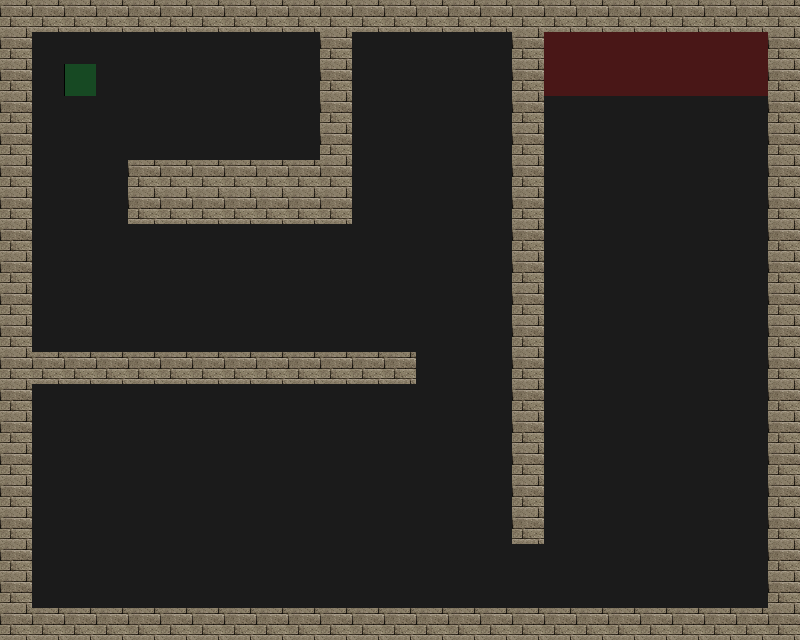

Below is a game level as drawn by its tile map, then a one-line description and the .tmx file that defines it, in full:
An orthogonal 25x20 tile map with 32x32 px tiles, 4 tile layers (Road, Trap, Wall, Utility), 4 tilesets.

<map version="2017.05.16" orientation="orthogonal" renderorder="right-down" width="25" height="20" tilewidth="32" tileheight="32" nextobjectid="1">
 <tileset firstgid="1" source="tilesets/meta.tsx" />
 <tileset firstgid="3" source="tilesets/road.tsx" />
 <tileset firstgid="4" source="tilesets/traps.tsx" />
 <tileset firstgid="196" source="tilesets/wallsandroofs.tsx" />
 <layer name="Road" width="25" height="20">
  <data encoding="csv">
3,3,3,3,3,3,3,3,3,3,3,3,3,3,3,3,3,3,3,3,3,3,3,3,3,
3,3,3,3,3,3,3,3,3,3,3,3,3,3,3,3,3,3,3,3,3,3,3,3,3,
3,3,3,3,3,3,3,3,3,3,3,3,3,3,3,3,3,3,3,3,3,3,3,3,3,
3,3,3,3,3,3,3,3,3,3,3,3,3,3,3,3,3,3,3,3,3,3,3,3,3,
3,3,3,3,3,3,3,3,3,3,3,3,3,3,3,3,3,3,3,3,3,3,3,3,3,
3,3,3,3,3,3,3,3,3,3,3,3,3,3,3,3,3,3,3,3,3,3,3,3,3,
3,3,3,3,3,3,3,3,3,3,3,3,3,3,3,3,3,3,3,3,3,3,3,3,3,
3,3,3,3,3,3,3,3,3,3,3,3,3,3,3,3,3,3,3,3,3,3,3,3,3,
3,3,3,3,3,3,3,3,3,3,3,3,3,3,3,3,3,3,3,3,3,3,3,3,3,
3,3,3,3,3,3,3,3,3,3,3,3,3,3,3,3,3,3,3,3,3,3,3,3,3,
3,3,3,3,3,3,3,3,3,3,3,3,3,3,3,3,3,3,3,3,3,3,3,3,3,
3,3,3,3,3,3,3,3,3,3,3,3,3,3,3,3,3,3,3,3,3,3,3,3,3,
3,3,3,3,3,3,3,3,3,3,3,3,3,3,3,3,3,3,3,3,3,3,3,3,3,
3,3,3,3,3,3,3,3,3,3,3,3,3,3,3,3,3,3,3,3,3,3,3,3,3,
3,3,3,3,3,3,3,3,3,3,3,3,3,3,3,3,3,3,3,3,3,3,3,3,3,
3,3,3,3,3,3,3,3,3,3,3,3,3,3,3,3,3,3,3,3,3,3,3,3,3,
3,3,3,3,3,3,3,3,3,3,3,3,3,3,3,3,3,3,3,3,3,3,3,3,3,
3,3,3,3,3,3,3,3,3,3,3,3,3,3,3,3,3,3,3,3,3,3,3,3,3,
3,3,3,3,3,3,3,3,3,3,3,3,3,3,3,3,3,3,3,3,3,3,3,3,3,
3,3,3,3,3,3,3,3,3,3,3,3,3,3,3,3,3,3,3,3,3,3,3,3,3
</data>
 </layer>
 <layer name="Trap" width="25" height="20">
  <data encoding="csv">
0,0,0,0,0,0,0,0,0,0,0,0,0,0,0,0,0,0,0,0,0,0,0,0,0,
0,0,0,0,0,0,0,0,0,0,0,0,0,0,0,0,0,0,0,0,0,0,0,0,0,
0,0,0,0,0,0,0,0,0,0,0,0,0,0,0,0,0,0,0,0,0,0,0,0,0,
0,0,0,0,0,0,0,0,0,0,0,0,0,0,0,0,0,0,0,0,0,0,0,0,0,
0,0,0,0,0,0,0,0,0,0,0,0,0,0,0,0,0,0,0,0,0,0,0,0,0,
0,0,0,0,0,0,0,0,0,0,0,0,0,0,0,0,0,0,0,0,0,0,0,0,0,
0,0,0,0,0,0,0,0,0,0,0,0,0,0,0,0,0,0,0,0,0,0,0,0,0,
0,0,0,0,0,0,0,0,0,0,0,0,0,0,0,0,0,0,0,0,0,0,0,0,0,
0,0,0,0,0,0,0,0,0,0,0,0,0,0,0,0,0,0,0,0,0,0,0,0,0,
0,0,0,0,0,0,0,0,0,0,0,0,0,0,0,0,0,0,0,0,0,0,0,0,0,
0,0,0,0,0,0,0,0,0,0,0,0,0,0,0,0,0,0,0,0,0,0,0,0,0,
0,0,0,0,0,0,0,0,0,0,0,0,0,0,0,0,0,0,0,0,0,0,0,0,0,
0,0,0,0,0,0,0,0,0,0,0,0,0,0,0,0,0,0,0,0,0,0,0,0,0,
0,0,0,0,0,0,0,0,0,0,0,0,0,0,0,0,0,0,0,0,0,0,0,0,0,
0,0,0,0,0,0,0,0,0,0,0,0,0,0,0,0,0,0,0,0,0,0,0,0,0,
0,0,0,0,0,0,0,0,0,0,0,0,0,0,0,0,0,0,0,0,0,0,0,0,0,
0,0,0,0,0,0,0,0,0,0,0,0,0,0,0,0,0,0,0,0,0,0,0,0,0,
0,0,0,0,0,0,0,0,0,0,0,0,0,0,0,0,0,0,0,0,0,0,0,0,0,
0,0,0,0,0,0,0,0,0,0,0,0,0,0,0,0,0,0,0,0,0,0,0,0,0,
0,0,0,0,0,0,0,0,0,0,0,0,0,0,0,0,0,0,0,0,0,0,0,0,0
</data>
 </layer>
 <layer name="Wall" width="25" height="20">
  <data encoding="csv">
261,261,261,261,261,261,261,261,261,261,261,261,261,261,261,261,261,261,261,261,261,261,261,261,261,
261,0,0,0,0,0,0,0,0,0,261,0,0,0,0,0,261,0,0,0,0,0,0,0,261,
261,0,0,0,0,0,0,0,0,0,261,0,0,0,0,0,261,0,0,0,0,0,0,0,261,
261,0,0,0,0,0,0,0,0,0,261,0,0,0,0,0,261,0,0,0,0,0,0,0,261,
261,0,0,0,0,0,0,0,0,0,261,0,0,0,0,0,261,0,0,0,0,0,0,0,261,
261,0,0,0,261,261,261,261,261,261,261,0,0,0,0,0,261,0,0,0,0,0,0,0,261,
261,0,0,0,261,261,261,261,261,261,261,0,0,0,0,0,261,0,0,0,0,0,0,0,261,
261,0,0,0,0,0,0,0,0,0,0,0,0,0,0,0,261,0,0,0,0,0,0,0,261,
261,0,0,0,0,0,0,0,0,0,0,0,0,0,0,0,261,0,0,0,0,0,0,0,261,
261,0,0,0,0,0,0,0,0,0,0,0,0,0,0,0,261,0,0,0,0,0,0,0,261,
261,0,0,0,0,0,0,0,0,0,0,0,0,0,0,0,261,0,0,0,0,0,0,0,261,
261,261,261,261,261,261,261,261,261,261,261,261,261,0,0,0,261,0,0,0,0,0,0,0,261,
261,0,0,0,0,0,0,0,0,0,0,0,0,0,0,0,261,0,0,0,0,0,0,0,261,
261,0,0,0,0,0,0,0,0,0,0,0,0,0,0,0,261,0,0,0,0,0,0,0,261,
261,0,0,0,0,0,0,0,0,0,0,0,0,0,0,0,261,0,0,0,0,0,0,0,261,
261,0,0,0,0,0,0,0,0,0,0,0,0,0,0,0,261,0,0,0,0,0,0,0,261,
261,0,0,0,0,0,0,0,0,0,0,0,0,0,0,0,261,0,0,0,0,0,0,0,261,
261,0,0,0,0,0,0,0,0,0,0,0,0,0,0,0,0,0,0,0,0,0,0,0,261,
261,0,0,0,0,0,0,0,0,0,0,0,0,0,0,0,0,0,0,0,0,0,0,0,261,
261,261,261,261,261,261,261,261,261,261,261,261,261,261,261,261,261,261,261,261,261,261,261,261,261
</data>
 </layer>
 <layer name="Utility" width="25" height="20">
  <data encoding="csv">
0,0,0,0,0,0,0,0,0,0,0,0,0,0,0,0,0,0,0,0,0,0,0,0,0,
0,0,0,0,0,0,0,0,0,0,0,0,0,0,0,0,0,1,1,1,1,1,1,1,0,
0,0,2,0,0,0,0,0,0,0,0,0,0,0,0,0,0,1,1,1,1,1,1,1,0,
0,0,0,0,0,0,0,0,0,0,0,0,0,0,0,0,0,0,0,0,0,0,0,0,0,
0,0,0,0,0,0,0,0,0,0,0,0,0,0,0,0,0,0,0,0,0,0,0,0,0,
0,0,0,0,0,0,0,0,0,0,0,0,0,0,0,0,0,0,0,0,0,0,0,0,0,
0,0,0,0,0,0,0,0,0,0,0,0,0,0,0,0,0,0,0,0,0,0,0,0,0,
0,0,0,0,0,0,0,0,0,0,0,0,0,0,0,0,0,0,0,0,0,0,0,0,0,
0,0,0,0,0,0,0,0,0,0,0,0,0,0,0,0,0,0,0,0,0,0,0,0,0,
0,0,0,0,0,0,0,0,0,0,0,0,0,0,0,0,0,0,0,0,0,0,0,0,0,
0,0,0,0,0,0,0,0,0,0,0,0,0,0,0,0,0,0,0,0,0,0,0,0,0,
0,0,0,0,0,0,0,0,0,0,0,0,0,0,0,0,0,0,0,0,0,0,0,0,0,
0,0,0,0,0,0,0,0,0,0,0,0,0,0,0,0,0,0,0,0,0,0,0,0,0,
0,0,0,0,0,0,0,0,0,0,0,0,0,0,0,0,0,0,0,0,0,0,0,0,0,
0,0,0,0,0,0,0,0,0,0,0,0,0,0,0,0,0,0,0,0,0,0,0,0,0,
0,0,0,0,0,0,0,0,0,0,0,0,0,0,0,0,0,0,0,0,0,0,0,0,0,
0,0,0,0,0,0,0,0,0,0,0,0,0,0,0,0,0,0,0,0,0,0,0,0,0,
0,0,0,0,0,0,0,0,0,0,0,0,0,0,0,0,0,0,0,0,0,0,0,0,0,
0,0,0,0,0,0,0,0,0,0,0,0,0,0,0,0,0,0,0,0,0,0,0,0,0,
0,0,0,0,0,0,0,0,0,0,0,0,0,0,0,0,0,0,0,0,0,0,0,0,0
</data>
 </layer>
</map>
